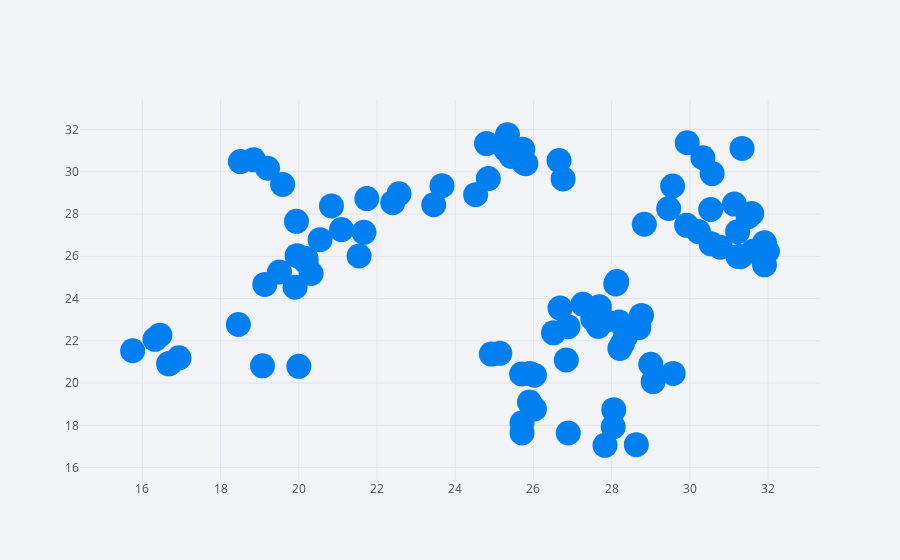

This figure's notebook cell:
### Code cell
df.iplot(x = 'A', y = 'B', mode = 'markers', size = 25)
